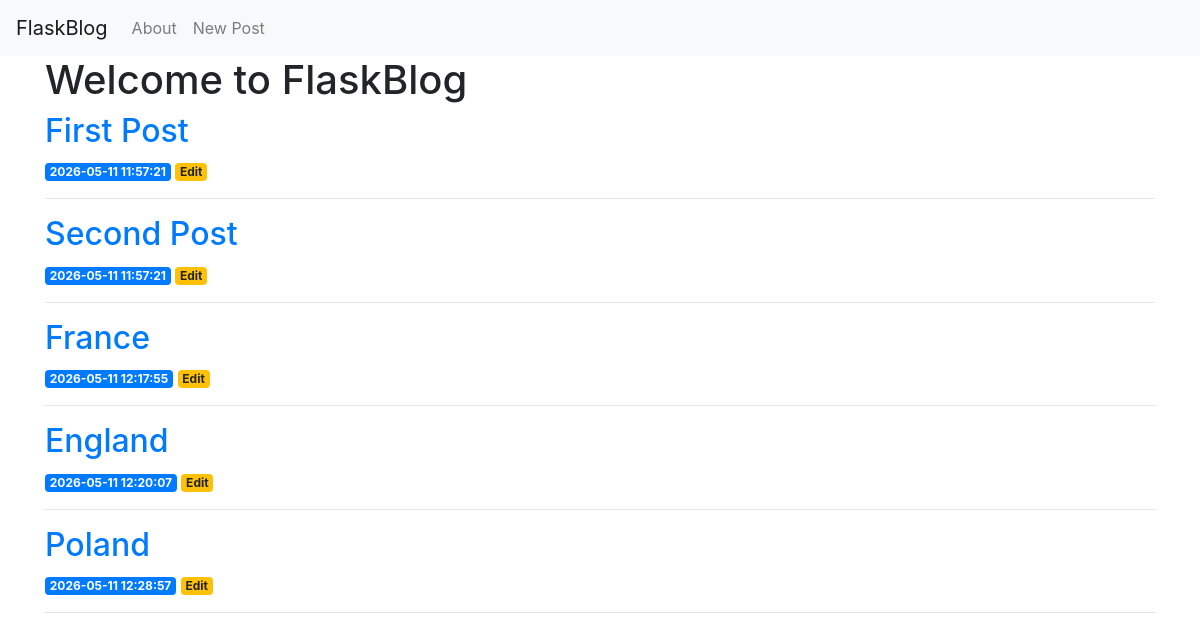
The page / on the database its author committed.
### tables this page shows
CREATE TABLE posts (
    id INTEGER PRIMARY KEY AUTOINCREMENT,
    created TIMESTAMP NOT NULL DEFAULT CURRENT_TIMESTAMP,
    title TEXT NOT NULL,
    content TEXT NOT NULL
);

### app.py (the view)
@app.route('/')
def index():
    conn = get_db_connection()
    posts = conn.execute('SELECT * FROM posts').fetchall()
    conn.close()
    return render_template('index.html', posts=posts)

### app.py (called while the page is built)
def get_db_connection():
    conn = sqlite3.connect('database.db')
    conn.row_factory = sqlite3.Row
    return conn

### templates/index.html
{% extends 'base.html' %}
{% block content %}
    <h1>{% block title %} Welcome to FlaskBlog {% endblock %}</h1>
    {% for post in posts %}
        <a href="{{ url_for('post', post_id=post['id']) }}">
            <h2>{{ post['title'] }}</h2>
        </a>
        <span class="badge badge-primary">{{ post['created'] }}</span>
        <a href="{{ url_for('edit', id=post['id']) }}">
            <span class="badge badge-warning">Edit</span>
        </a>
        <hr>
    {% endfor %}
{% endblock %}

### templates/base.html (shortened to what this page needs)
<!doctype html>
<html lang="en">
  <head>
    <link rel="stylesheet" href="https://stackpath.bootstrapcdn.com/bootstrap/4.3.1/css/bootstrap.min.css">
  </head>
  <body>
<nav class="navbar navbar-expand-md navbar-light bg-light">
    <a class="navbar-brand" href="{{ url_for('index')}}">FlaskBlog</a>
    <div class="collapse navbar-collapse" id="navbarNav">
        <ul class="navbar-nav">
        <li class="nav-item">
            <a class="nav-link" href="#">About</a>
        </li>
        <li class="nav-item">
            <a class="nav-link" href="{{url_for('create')}}">New Post</a>
        </li>
        </ul>
    </div>
</nav>
<div class="container">
    {% block content %} {% endblock %}
</div>
  </body>
</html>

### rows shown on the page
posts: title "First Post", created "2026-05-11 11:57:21"
posts: title "Second Post", created "2026-05-11 11:57:21"
posts: title "France", created "2026-05-11 12:17:55"
posts: title "England", created "2026-05-11 12:20:07"
posts: title "Poland", created "2026-05-11 12:28:57"
